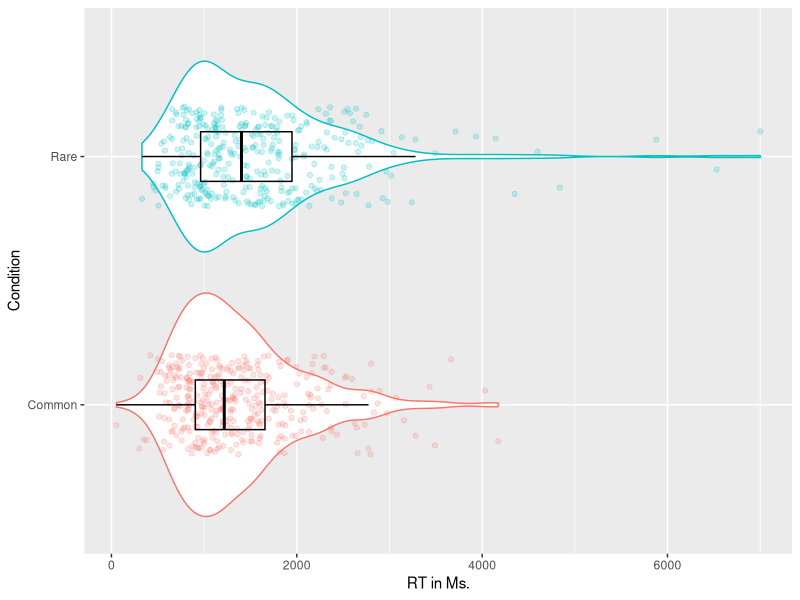
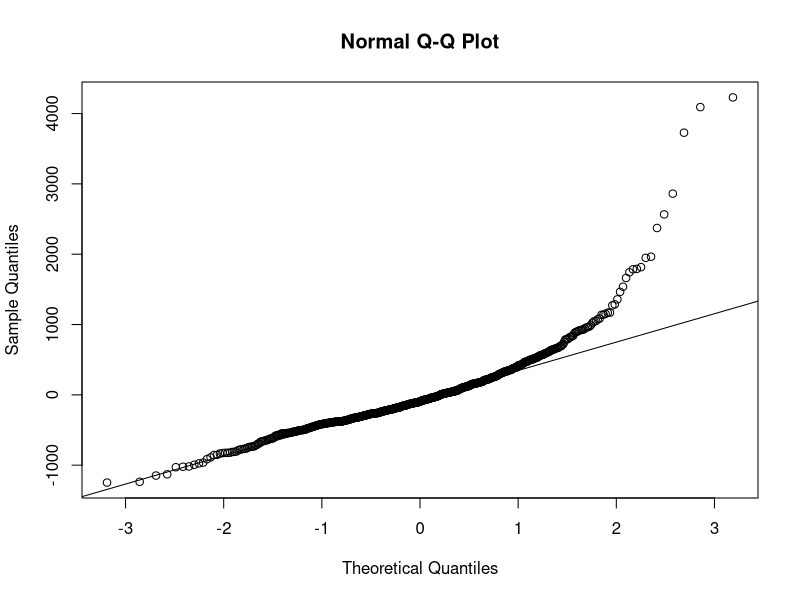
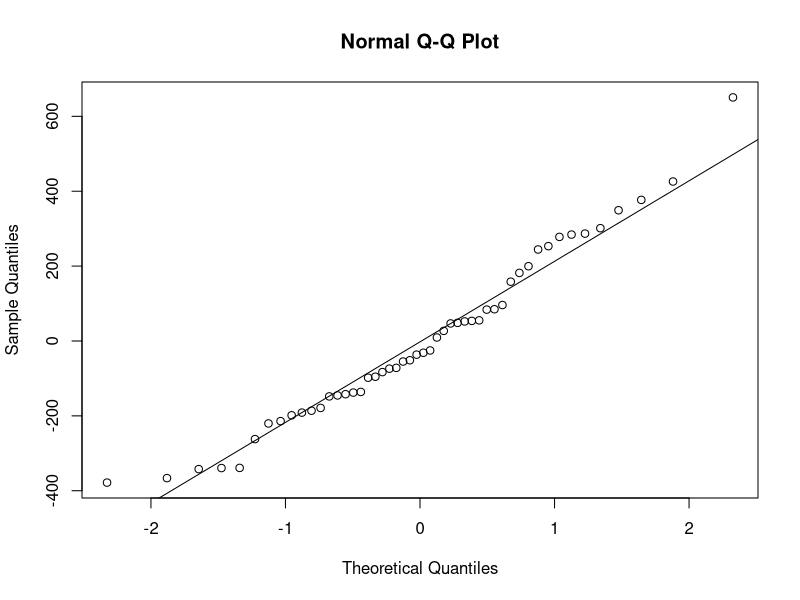
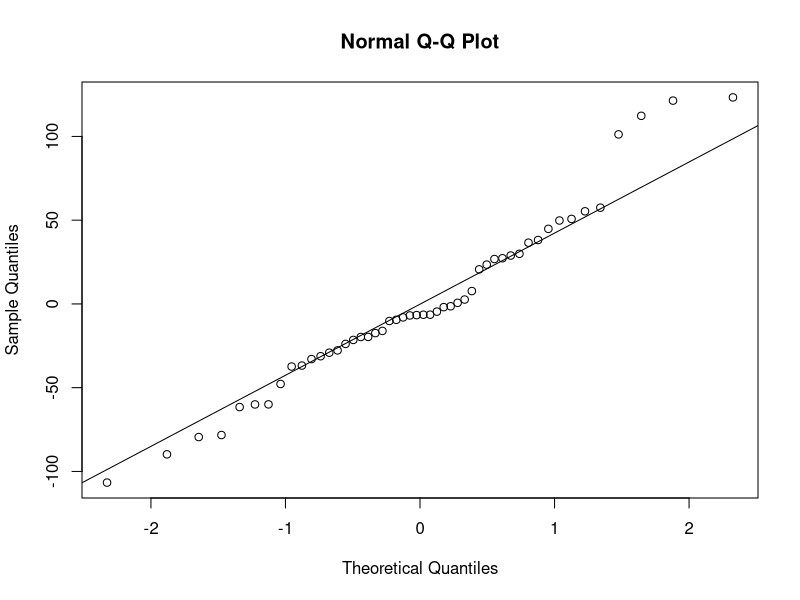

These figures' R source, in order:
## ---- chunk 1
knitr::opts_chunk$set(echo = TRUE)
## ---- chunk 2
library(tidyverse)
library(lme4)
library(lmerTest)
library(emmeans)
## ---- chunk 3
my_data <- read_csv("worksheet_data/data1.csv")
## ---- chunk 4
str(my_data)
## ---- chunk 5
my_data$Subject <- as.factor(my_data$Subject)
my_data$Item <- as.factor(my_data$Item)
my_data$Condition <- as.factor(my_data$Condition)
## ---- chunk 6
my_data %>%
  ggplot(aes(x = Condition, y = RT, colour = Condition)) +
  geom_violin() +
  geom_jitter(alpha = .2, width = .2) +
  guides(colour = FALSE) +
  geom_boxplot(width = .2, colour = "black", alpha = 0) +
  coord_flip() +
  labs(y = "RT in Ms.")
## ---- chunk 7
my_data %>% group_by(Condition) %>% 
  filter(!is.na(RT)) %>% 
  summarise(mean = mean(RT), sd = sd(RT))
## ---- chunk 8
model1 <- lmer(RT ~ Condition + (1 + Condition | Subject) + (1 + Condition | Item), data = my_data)
summary(model1)
## ---- chunk 9
filter(my_data, is.na(RT))
## ---- chunk 10
qqnorm(residuals(model1))
qqline(residuals(model1))

r_int <- ranef(model1)$Subject$`(Intercept)`
qqnorm(r_int)
qqline(r_int)

r_slope <- ranef(model1)$Subject$Condition
qqnorm(r_slope)
qqline(r_slope)
